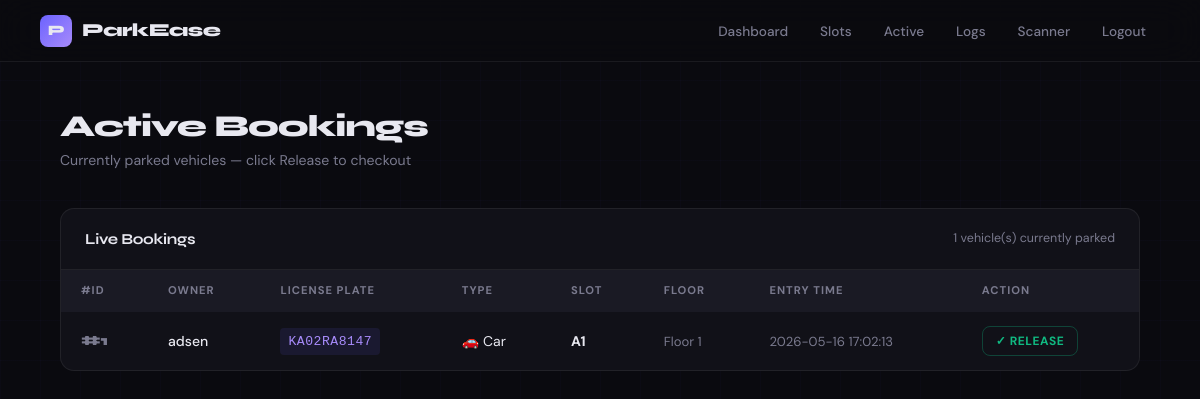
/admin/active (signed in), run on an earlier commit of the app's database.
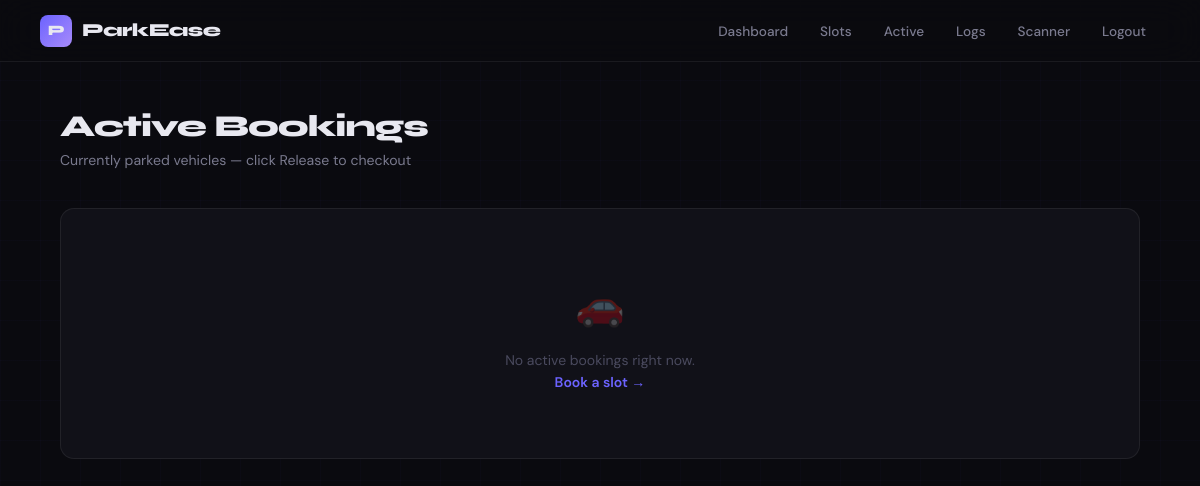
And on a later commit of the database.
### tables this page shows
CREATE TABLE bookings (
    booking_id INTEGER PRIMARY KEY AUTOINCREMENT,
    vehicle_id INTEGER NOT NULL,
    slot_id    INTEGER NOT NULL,
    entry_time DATETIME DEFAULT CURRENT_TIMESTAMP,
    exit_time  DATETIME,
    fee        REAL DEFAULT 0,
    status     TEXT DEFAULT 'active' CHECK(status IN ('active','completed')),
    FOREIGN KEY (vehicle_id) REFERENCES vehicles(vehicle_id),
    FOREIGN KEY (slot_id)    REFERENCES parking_slots(slot_id)
);

CREATE TABLE vehicles (
    vehicle_id    INTEGER PRIMARY KEY AUTOINCREMENT,
    owner_name    TEXT NOT NULL,
    license_plate TEXT UNIQUE NOT NULL,
    vehicle_type  TEXT NOT NULL CHECK(vehicle_type IN ('car','bike','truck')),
    contact       TEXT
);

CREATE TABLE parking_slots (
    slot_id      INTEGER PRIMARY KEY AUTOINCREMENT,
    slot_number  TEXT UNIQUE NOT NULL,
    slot_type    TEXT NOT NULL CHECK(slot_type IN ('car','bike','truck')),
    floor        INTEGER DEFAULT 1,
    is_available INTEGER DEFAULT 1
);

### app.py (the view)
@app.route('/admin/active')
@admin_required
def active_bookings():
    try:
        db = get_db()
        bookings = db.execute("SELECT * FROM active_bookings_view ORDER BY entry_time DESC").fetchall()
        db.close()
        return render_template('active.html', bookings=bookings)
    except Exception as e:
        return f"<h2>Error</h2><pre>{e}</pre>", 500

### app.py (called while the page is built)
def get_db():
    if not os.path.exists(DB):
        raise RuntimeError(f"parking.db not found — run: python init_db.py")
    conn = sqlite3.connect(DB)
    conn.row_factory = sqlite3.Row
    conn.execute("PRAGMA foreign_keys = ON")
    return conn

def admin_required(f):
    from functools import wraps
    @wraps(f)
    def decorated(*args, **kwargs):
        if not session.get('admin'):
            return redirect(url_for('admin_login'))
        return f(*args, **kwargs)
    return decorated

### templates/active.html (shortened to what this page needs)
<!DOCTYPE html>
<html lang="en">
<head>
  <link rel="stylesheet" href="{{ url_for('static', filename='style.css') }}?v=3">
</head>
<body>
  <nav>
    <span class="logo"><span class="logo-icon">P</span> ParkEase</span>
    <div id="nav-menu">
      <a href="/admin">Dashboard</a>
      <a href="/slots">Slots</a>
      <a href="/admin/active">Active</a>
      <a href="/admin/logs">Logs</a>
      <a href="/admin/scanner">Scanner</a>
      <a href="/admin/logout">Logout</a>
    </div>
  </nav>
  <main>
    <div class="page-header">
      <h1>Active Bookings</h1>
      <p>Currently parked vehicles — click Release to checkout</p>
    </div>
    {% if bookings|length == 0 %}
    <div class="section-card">
      <div class="empty-state">
        <div class="ei">&#128663;</div>
        <p>No active bookings right now.<br>
        <a href="/book" style="color:var(--accent);text-decoration:none;font-weight:600;">Book a slot &rarr;</a></p>
      </div>
    </div>
    {% else %}
    <div class="section-card">
      <div class="section-card-header">
        <h2>Live Bookings</h2>
        <p>{{ bookings|length }} vehicle(s) currently parked</p>
      </div>
      <div class="table-wrap">
        <table>
          <thead>
            <tr>
              <th>#ID</th>
              <th>Owner</th>
              <th>License Plate</th>
              <th>Type</th>
              <th>Slot</th>
              <th>Floor</th>
              <th>Entry Time</th>
              <th>Action</th>
            </tr>
          </thead>
          <tbody>
            {% for b in bookings %}
            <tr>
              <td><span class="td-id">#{{ b.booking_id }}</span></td>
              <td><span class="td-name">{{ b.owner_name }}</span></td>
              <td><span class="td-mono">{{ b.license_plate }}</span></td>
              <td>
                {% if b.vehicle_type == 'car' %}&#128663;
                {% elif b.vehicle_type == 'bike' %}&#128690;
                {% else %}&#128666;{% endif %}
                {{ b.vehicle_type | capitalize }}
              </td>
              <td><strong>{{ b.slot_number }}</strong></td>
              <td><span class="td-dim">Floor {{ b.floor }}</span></td>
              <td><span class="td-dim">{{ b.entry_time }}</span></td>
              <td>
                <form method="POST" action="/admin/release/{{ b.booking_id }}"
                      onsubmit="return confirm('Release slot for {{ b.license_plate }}?\nFee will be calculated at Rs.50/hr.')">
                  <button type="submit" class="btn-release">&#10003; Release</button>
                </form>
              </td>
            </tr>
            {% endfor %}
          </tbody>
        </table>
      </div>
    </div>
    {% endif %}
  </main>
</body>
</html>

What changed in the data, as far as the page shows it:
no longer on this page (row edited): bookings: booking_id "1", owner_name "adsen", license_plate "KA02RA8147", vehicle_type "Car", slot_number "A1", floor "1", entry_time "2026-05-16 17:02:13"
Also different on the page:
{{ bookings|length }}: "1" → (not shown)
text no longer shown: "Live Bookings vehicle(s) currently parked #ID OWNER LICENSE PLATE TYPE SLOT FLOOR ENTRY TIME ACTION"
text now shown: "🚗 No active bookings right now. Book a slot →"
